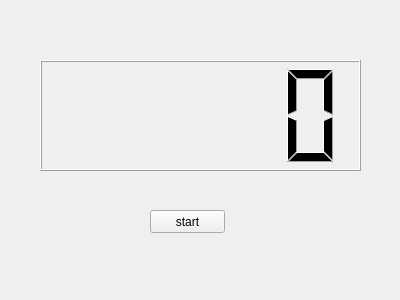
<?xml version="1.0" encoding="UTF-8"?>
<ui version="4.0">
 <class>MyWidget</class>
 <widget class="QWidget" name="MyWidget">
  <property name="geometry">
   <rect>
    <x>0</x>
    <y>0</y>
    <width>400</width>
    <height>300</height>
   </rect>
  </property>
  <property name="windowTitle">
   <string>MyWidget</string>
  </property>
  <widget class="QLCDNumber" name="lcdNumber">
   <property name="geometry">
    <rect>
     <x>40</x>
     <y>60</y>
     <width>321</width>
     <height>111</height>
    </rect>
   </property>
  </widget>
  <widget class="QPushButton" name="pushButton">
   <property name="geometry">
    <rect>
     <x>150</x>
     <y>210</y>
     <width>75</width>
     <height>23</height>
    </rect>
   </property>
   <property name="text">
    <string>start</string>
   </property>
  </widget>
 </widget>
 <layoutdefault spacing="6" margin="11"/>
 <resources/>
 <connections/>
</ui>
